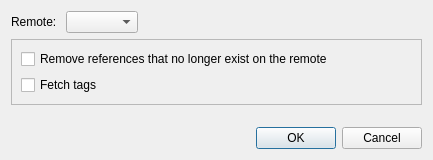
<?xml version="1.0" encoding="UTF-8"?>
<ui version="4.0">
 <class>FetchDialog</class>
 <widget class="QDialog" name="FetchDialog">
  <property name="geometry">
   <rect>
    <x>0</x>
    <y>0</y>
    <width>433</width>
    <height>160</height>
   </rect>
  </property>
  <property name="windowTitle">
   <string>Fetch</string>
  </property>
  <layout class="QVBoxLayout" name="verticalLayout">
   <item>
    <layout class="QHBoxLayout" name="horizontalLayout">
     <item>
      <widget class="QLabel" name="label">
       <property name="text">
        <string>Remote: </string>
       </property>
      </widget>
     </item>
     <item>
      <widget class="QComboBox" name="remoteComboBox"/>
     </item>
     <item>
      <spacer name="horizontalSpacer">
       <property name="orientation">
        <enum>Qt::Horizontal</enum>
       </property>
       <property name="sizeHint" stdset="0">
        <size>
         <width>40</width>
         <height>20</height>
        </size>
       </property>
      </spacer>
     </item>
    </layout>
   </item>
   <item>
    <widget class="QFrame" name="frame">
     <property name="frameShape">
      <enum>QFrame::StyledPanel</enum>
     </property>
     <property name="frameShadow">
      <enum>QFrame::Raised</enum>
     </property>
     <layout class="QVBoxLayout" name="verticalLayout_2">
      <item>
       <widget class="QCheckBox" name="pruneCB">
        <property name="text">
         <string>Remove references that no longer exist on the remote</string>
        </property>
       </widget>
      </item>
      <item>
       <widget class="QCheckBox" name="tagsCB">
        <property name="text">
         <string>Fetch tags</string>
        </property>
       </widget>
      </item>
     </layout>
    </widget>
   </item>
   <item>
    <spacer name="verticalSpacer">
     <property name="orientation">
      <enum>Qt::Vertical</enum>
     </property>
     <property name="sizeHint" stdset="0">
      <size>
       <width>20</width>
       <height>40</height>
      </size>
     </property>
    </spacer>
   </item>
   <item>
    <widget class="QDialogButtonBox" name="buttonBox">
     <property name="orientation">
      <enum>Qt::Horizontal</enum>
     </property>
     <property name="standardButtons">
      <set>QDialogButtonBox::Cancel|QDialogButtonBox::Ok</set>
     </property>
    </widget>
   </item>
  </layout>
 </widget>
 <resources/>
 <connections>
  <connection>
   <sender>buttonBox</sender>
   <signal>accepted()</signal>
   <receiver>FetchDialog</receiver>
   <slot>accept()</slot>
   <hints>
    <hint type="sourcelabel">
     <x>248</x>
     <y>254</y>
    </hint>
    <hint type="destinationlabel">
     <x>157</x>
     <y>274</y>
    </hint>
   </hints>
  </connection>
  <connection>
   <sender>buttonBox</sender>
   <signal>rejected()</signal>
   <receiver>FetchDialog</receiver>
   <slot>reject()</slot>
   <hints>
    <hint type="sourcelabel">
     <x>316</x>
     <y>260</y>
    </hint>
    <hint type="destinationlabel">
     <x>286</x>
     <y>274</y>
    </hint>
   </hints>
  </connection>
 </connections>
</ui>
